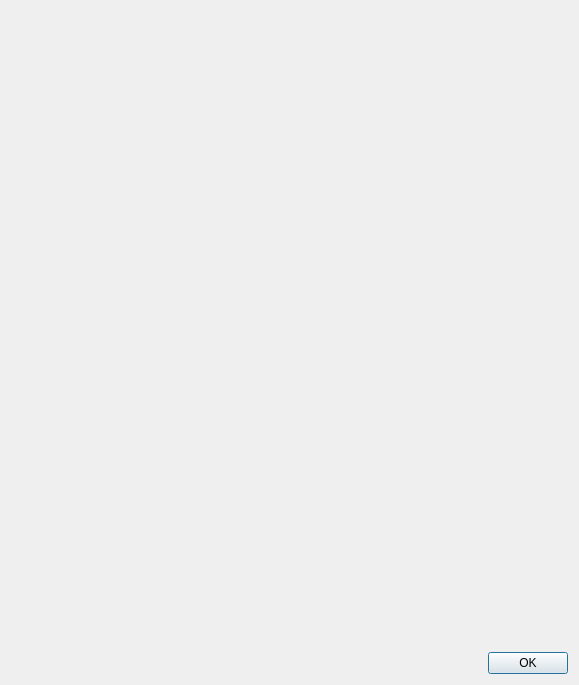
<?xml version="1.0" encoding="UTF-8"?>
<ui version="4.0">
 <class>Dialog</class>
 <widget class="QDialog" name="Dialog">
  <property name="geometry">
   <rect>
    <x>0</x>
    <y>0</y>
    <width>579</width>
    <height>685</height>
   </rect>
  </property>
  <property name="windowTitle">
   <string>Котик</string>
  </property>
  <layout class="QVBoxLayout" name="verticalLayout">
   <item>
    <widget class="QLabel" name="label">
     <property name="enabled">
      <bool>true</bool>
     </property>
     <property name="text">
      <string/>
     </property>
     <property name="pixmap">
      <pixmap>../../Tests/JustTests/build-graphic2-Desktop_Qt_5_9_0_MSVC2015_64bit-Release/release/kotik.jpg</pixmap>
     </property>
    </widget>
   </item>
   <item>
    <widget class="QDialogButtonBox" name="buttonBox">
     <property name="orientation">
      <enum>Qt::Horizontal</enum>
     </property>
     <property name="standardButtons">
      <set>QDialogButtonBox::Ok</set>
     </property>
    </widget>
   </item>
  </layout>
 </widget>
 <resources/>
 <connections>
  <connection>
   <sender>buttonBox</sender>
   <signal>accepted()</signal>
   <receiver>Dialog</receiver>
   <slot>accept()</slot>
   <hints>
    <hint type="sourcelabel">
     <x>248</x>
     <y>254</y>
    </hint>
    <hint type="destinationlabel">
     <x>157</x>
     <y>274</y>
    </hint>
   </hints>
  </connection>
  <connection>
   <sender>buttonBox</sender>
   <signal>rejected()</signal>
   <receiver>Dialog</receiver>
   <slot>reject()</slot>
   <hints>
    <hint type="sourcelabel">
     <x>316</x>
     <y>260</y>
    </hint>
    <hint type="destinationlabel">
     <x>286</x>
     <y>274</y>
    </hint>
   </hints>
  </connection>
 </connections>
</ui>
